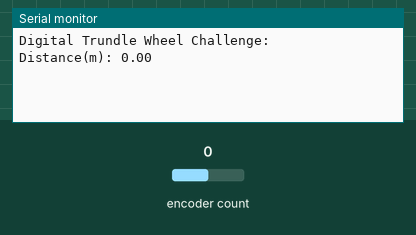
Bench run of a sketch on a simulated Arduino Uno, built with avr-gcc and run on an emulated ATmega328P. On the bench: the last lines printed to the serial monitor. The inputs (shaded band) are chosen by the test bench; at power-on: encoder count 0.

Above: at 1.2 s.
1.3 s: encoder count set to 1
At 2.5 s:
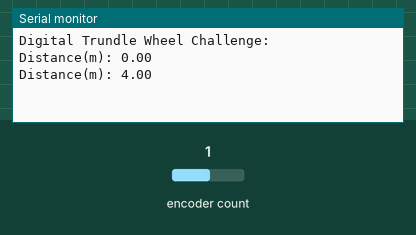
2.8 s: encoder count set to 2
At 3.8 s:
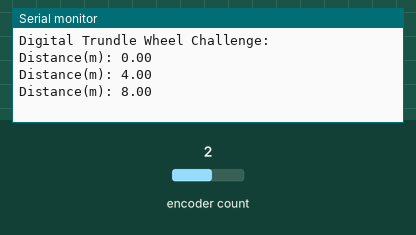

Measured:
- after the input at 1.3 s, the serial monitor: prints a new line at once (image 1)
- after the input at 2.8 s, the serial monitor: prints a new line at once (image 2)

The sketch:

rotary_encoder.ino
```cpp
#include <Encoder.h>
#include <Math.h>
// change these two numbers (if needed) to enable pins connected to encoder
Encoder myEnc(3, 11); // enable pins with interrupt capability
long oldPosition = -999;
float distance;
float diameter;
float pi=3.1415926;
void setup()
{
 Serial.begin(9600);
 Serial.println("Digital Trundle Wheel Challenge:");
}
void loop()
{
 long newPosition = myEnc.read();

 // check if encoder has moved
 if (newPosition != oldPosition)
 {
 oldPosition = newPosition;

 // edit the code below to calculate the distance moved, +1 increment =
(diameter*pi);//encoder count per revolution
 distance = newPosition * 1.0;
 // ***

 // output distance to the serial monitor
 Serial.print("Distance(m): ");
 Serial.println(distance);
 }
}
```
